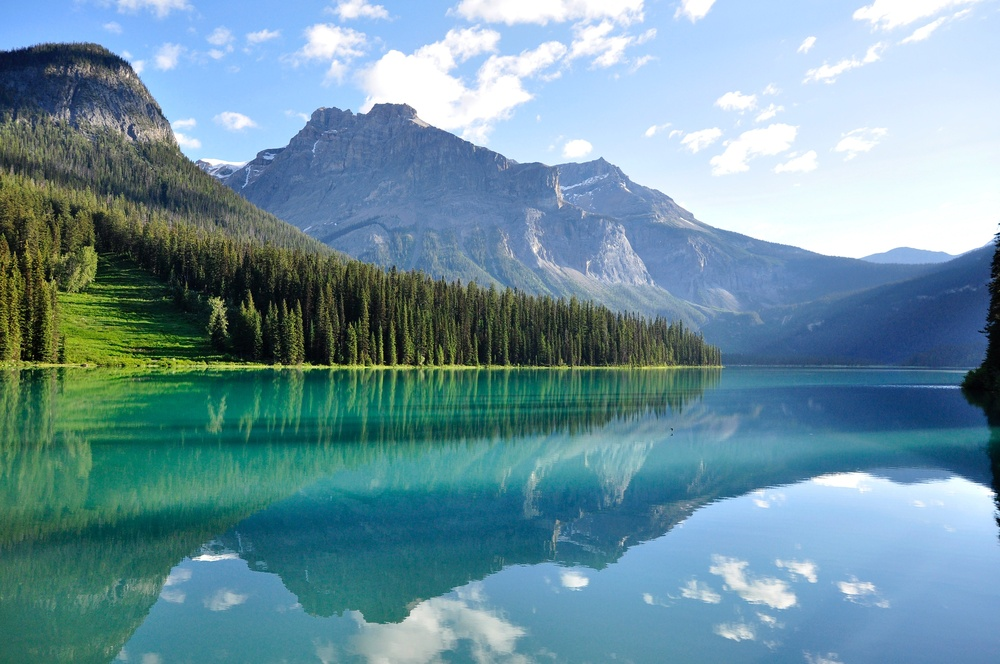
%> input picture colored2gray/image.jpg, 1000 x 664 px, shrunk from 3300 x 2192 before the run
$ octave arjun_color2rgbchannels.m   (GNU Octave 9; MATLAB toolbox functions it lacks are replaced by stand-ins)
%> lines starting %> are read from the running program, lines starting %| are printed output that depends on the picture
% ----------------color image to red, blue, green images---------------
% Arjun R. Prajapati(BT20ECE081)

clc;
clear all;
close all;

I = imread('image.jpg');  %image reading
%> I is the input picture: size 664x1000x3 uint8; mean R, G, B 108.1, 146.1, 158.9
subplot(2,2,1);
imshow(I);
title('Original Image');

%red color component
red_img = I;
red_img(:,:,2)=0;
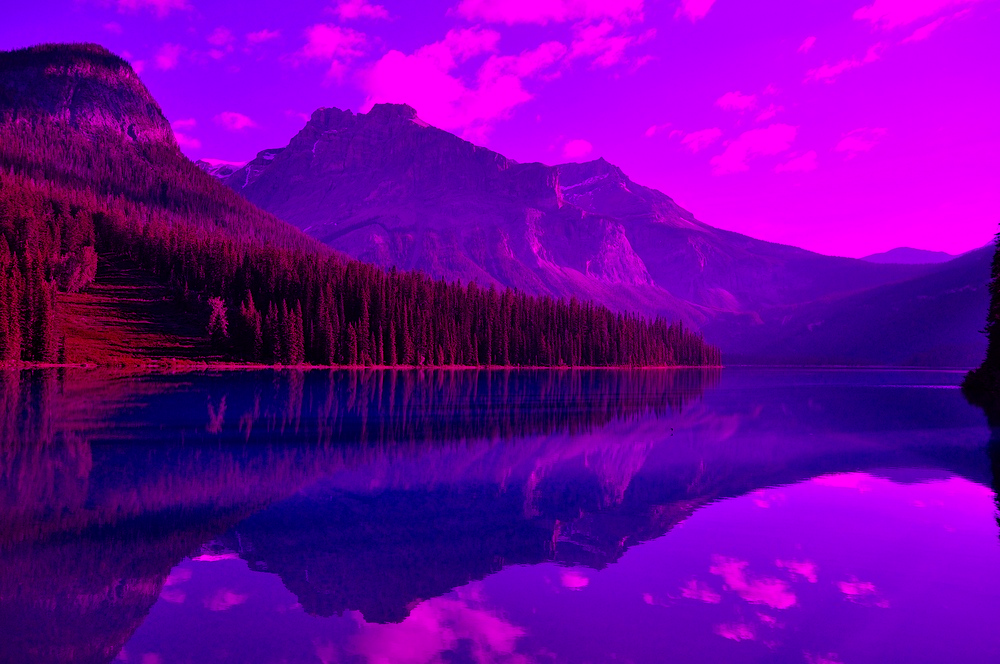
%> red_img: size 664x1000x3 uint8; mean R, G, B 108.1, 0, 158.9
red_img(:,:,3)=0;
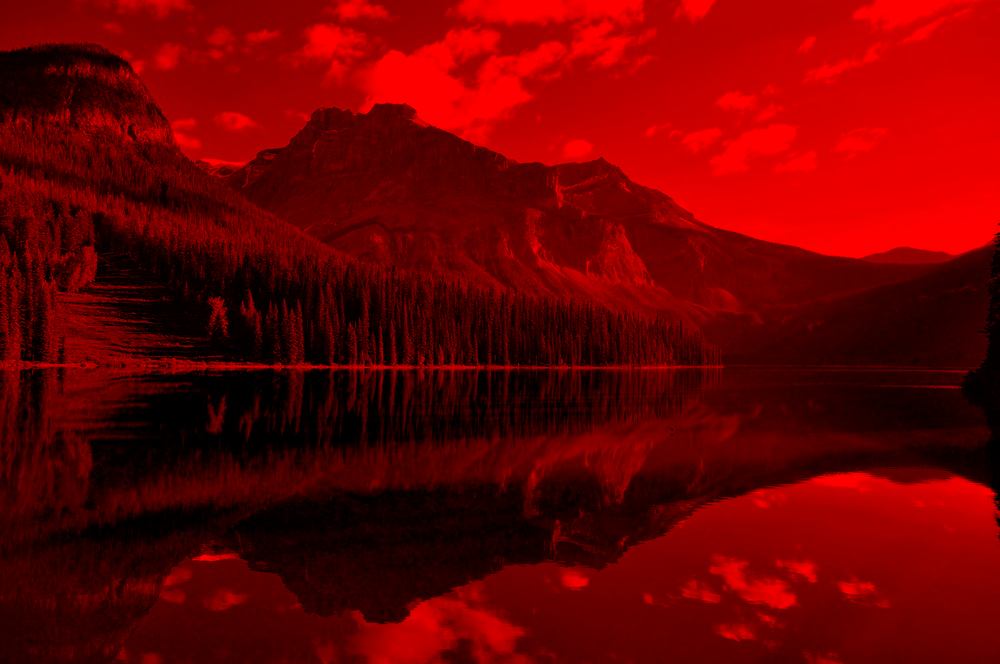
%> red_img: size 664x1000x3 uint8; mean R, G, B 108.1, 0, 0

subplot(2, 2, 2);
imshow(red_img);
title('Red Channel');

% green colour componenet
green_img = I;
green_img(:,:,1)=0;
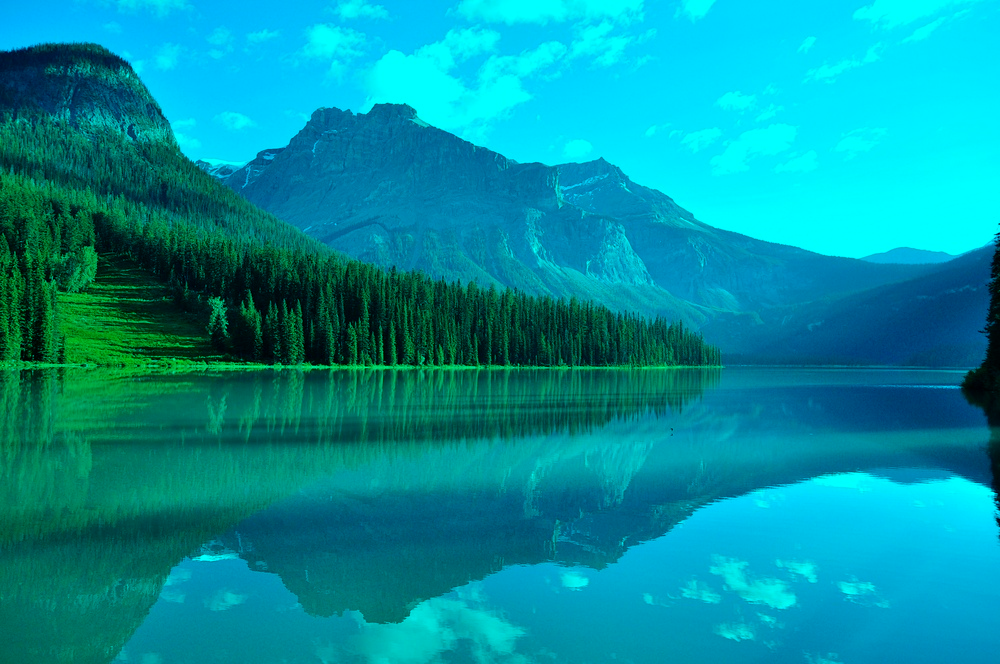
%> green_img: size 664x1000x3 uint8; mean R, G, B 0, 146.1, 158.9
green_img(:,:,3)=0;
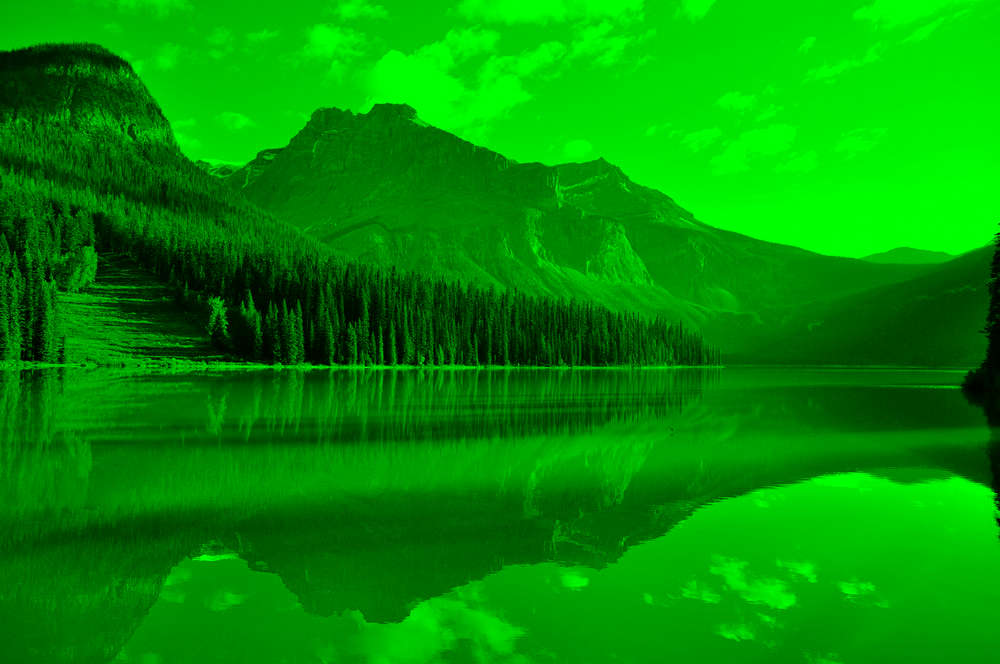
%> green_img: size 664x1000x3 uint8; mean R, G, B 0, 146.1, 0

subplot(2, 2, 3);
imshow(green_img);
title('Green Channel');

% blue colour component

blue_img = I;
blue_img(:,:,2)=0;
blue_img(:,:,1)=0;
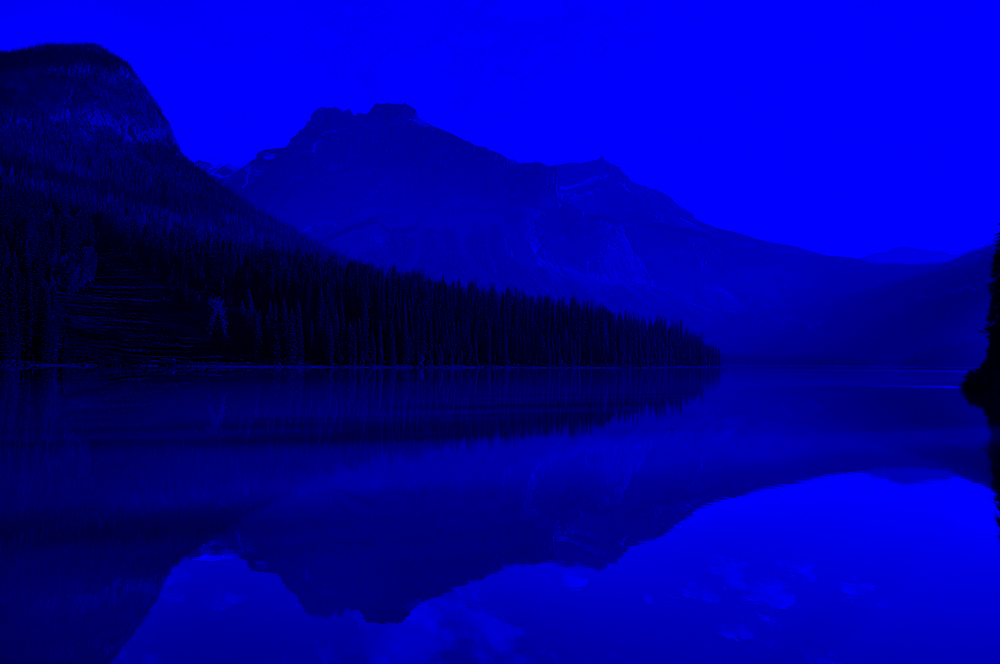
%> blue_img: size 664x1000x3 uint8; mean R, G, B 0, 0, 158.9

subplot(2, 2, 4);
imshow(blue_img);
title('Blue Channel');
